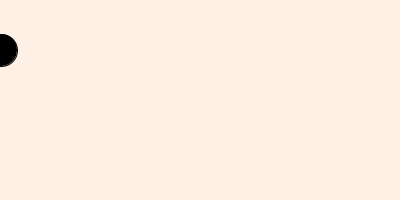
Frame 1 (no input)
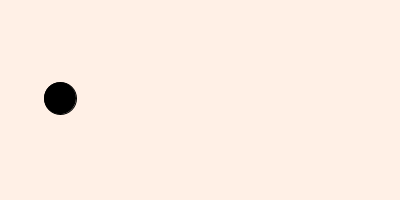
Frame 60 (the mouse pressed at the canvas centre just before this capture)
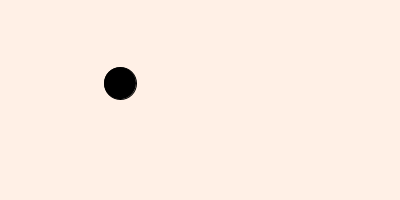
Frame 120 (the mouse held since frame 60 and released just before this capture)

The Processing sketch that drew these frames (run headless with seeded random() and noise(); from frame 60 on, the mouse is pressed at the canvas centre):

// Processing sketch: processing_73459
// ── processing_73459.pde

int x;
float y=50;
int speed=1;
float speedY;
float gravity=0.1;

void setup(){
 size(400,200);
 smooth();
}

void draw(){
 background(255,240,230);
  x=x+speed;
  if( x > width||x < 0 ){
    speed=speed*-1;
  }
 
  y=y+speedY;
  speedY=speedY+gravity;
  if(y>height-50){
  speedY=speedY*-1;
  }
  stroke(0);
  fill(0);
  ellipse(x,y,32,32);
}
